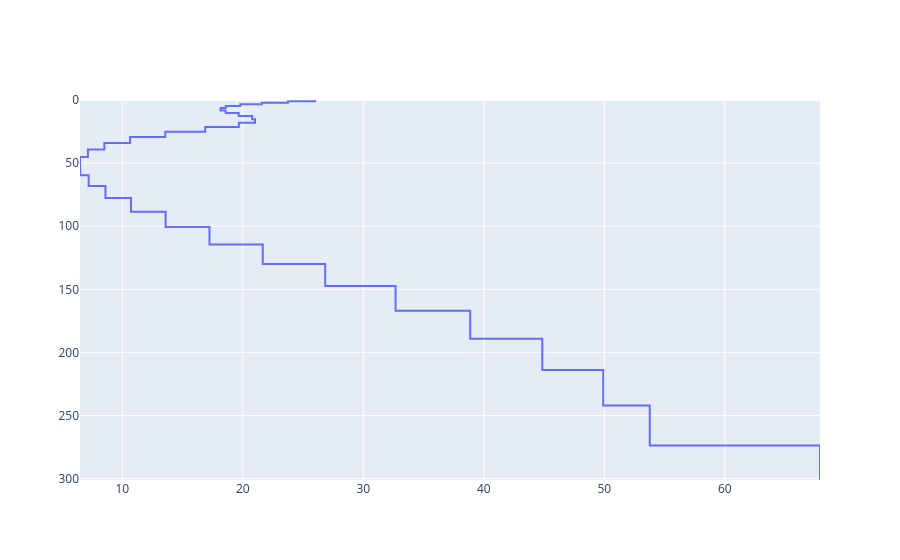

The notebook cell this image was saved under:
### Code cell
import plogly

rho,thk = res_mod.mod
z = thk.cumsum(0)

lg = plogly.Log.standard(rho, z, 'resistivity')
lg.plot()
